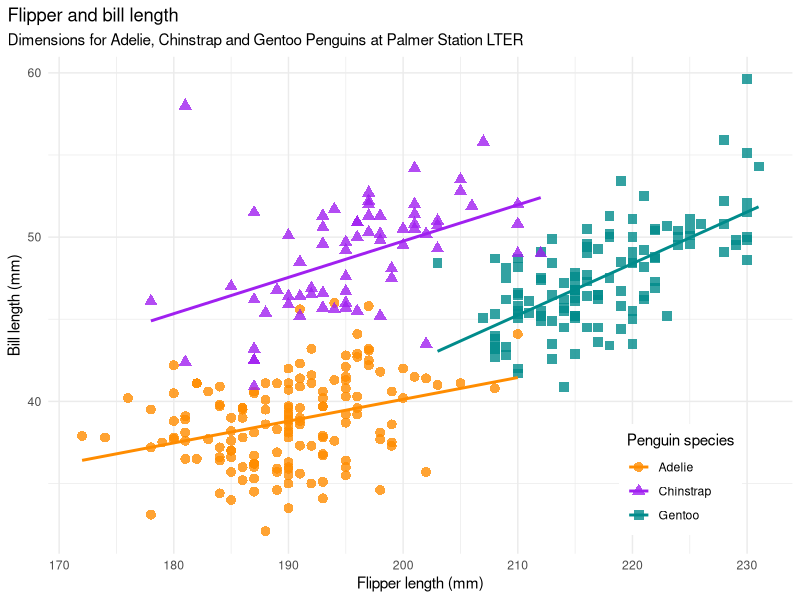
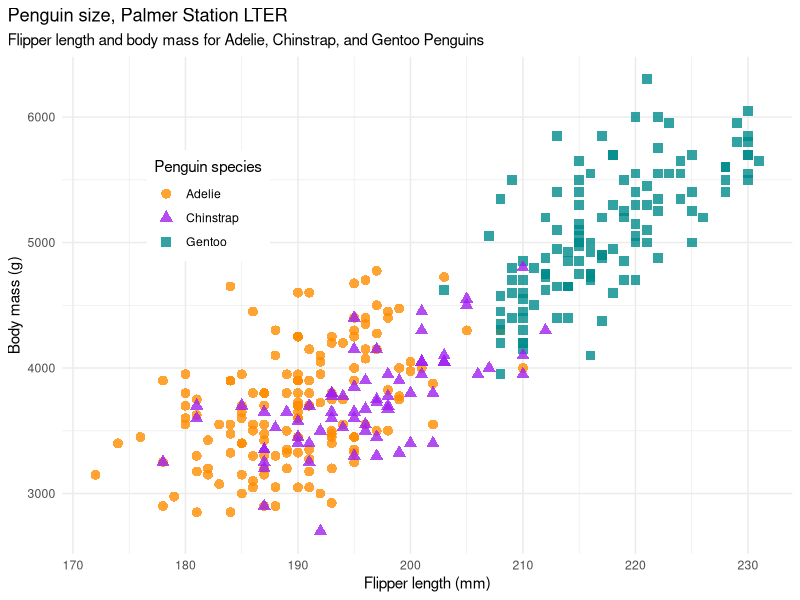
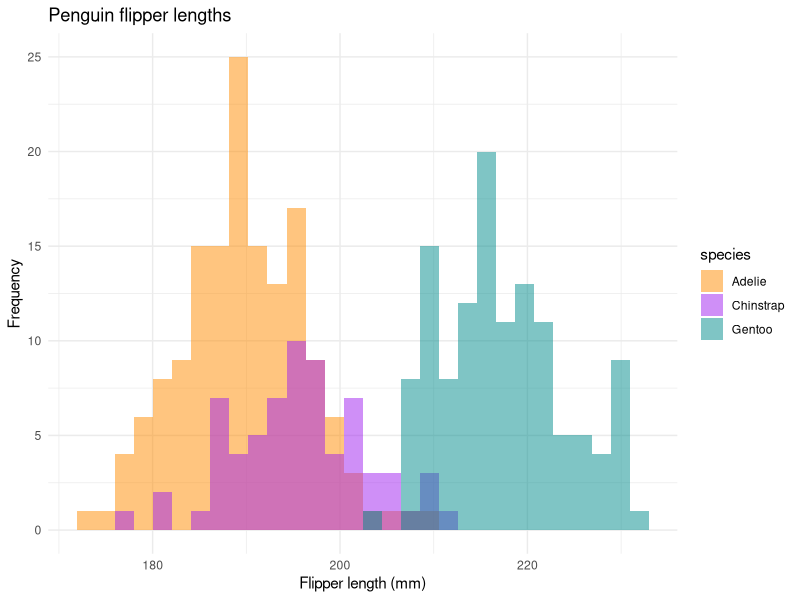

R code for these plots, in order: (Note: this script raises an error after producing the figures.)
## ---- chunk 1
knitr::opts_chunk$set(
  collapse = TRUE,
  comment = "#>",
  fig.path = "man/figures/README-",
  out.width = "75%",
  warning = FALSE,
  message = FALSE,
  fig.retina = 2,
  fig.align = 'center'
)
library(tidyverse)
library(palmerpenguins)
## ---- chunk 2
flipper_bill <- ggplot(data = penguins,
                         aes(x = flipper_length_mm,
                             y = bill_length_mm)) +
  geom_point(aes(color = species, 
                 shape = species),
             size = 3,
             alpha = 0.8) +
  geom_smooth(method = "lm", se = FALSE, aes(color = species)) +
  theme_minimal() +
  scale_color_manual(values = c("darkorange","purple","cyan4")) +
  labs(title = "Flipper and bill length",
       subtitle = "Dimensions for Adelie, Chinstrap and Gentoo Penguins at Palmer Station LTER",
       x = "Flipper length (mm)",
       y = "Bill length (mm)",
       color = "Penguin species",
       shape = "Penguin species") +
  theme(legend.position = c(0.85, 0.15),
        legend.background = element_rect(fill = "white", color = NA),
        plot.title.position = "plot",
        plot.caption = element_text(hjust = 0, face= "italic"),
        plot.caption.position = "plot")

flipper_bill
## ---- chunk 3
library(palmerpenguins)
data(package = 'palmerpenguins')
## ---- chunk 4
head(penguins)
## ---- chunk 5
head(penguins_raw)
## ---- chunk 6
str(penguins)
## ---- chunk 7
library(tidyverse)
penguins %>% 
  count(species)
penguins %>% 
  group_by(species) %>% 
  summarize(across(where(is.numeric), mean, na.rm = TRUE))
## ---- chunk 8
mass_flipper <- ggplot(data = penguins, 
                       aes(x = flipper_length_mm,
                           y = body_mass_g)) +
  geom_point(aes(color = species, 
                 shape = species),
             size = 3,
             alpha = 0.8) +
  theme_minimal() +
  scale_color_manual(values = c("darkorange","purple","cyan4")) +
  labs(title = "Penguin size, Palmer Station LTER",
       subtitle = "Flipper length and body mass for Adelie, Chinstrap, and Gentoo Penguins",
       x = "Flipper length (mm)",
       y = "Body mass (g)",
       color = "Penguin species",
       shape = "Penguin species") +
  theme(legend.position = c(0.2, 0.7),
        legend.background = element_rect(fill = "white", color = NA),
        plot.title.position = "plot",
        plot.caption = element_text(hjust = 0, face= "italic"),
        plot.caption.position = "plot")

mass_flipper
## ---- chunk 9
flipper_hist <- ggplot(data = penguins, aes(x = flipper_length_mm)) +
  geom_histogram(aes(fill = species), 
                 alpha = 0.5, 
                 position = "identity") +
  scale_fill_manual(values = c("darkorange","purple","cyan4")) +
  theme_minimal() +
  labs(x = "Flipper length (mm)",
       y = "Frequency",
       title = "Penguin flipper lengths")

flipper_hist
## ---- chunk 10
knitr::include_graphics("man/figures/lter_penguins.png", dpi = 300)
## ---- chunk 11
knitr::include_graphics("man/figures/culmen_depth.png", dpi = 300)
## ---- chunk 12
citation("palmerpenguins")
